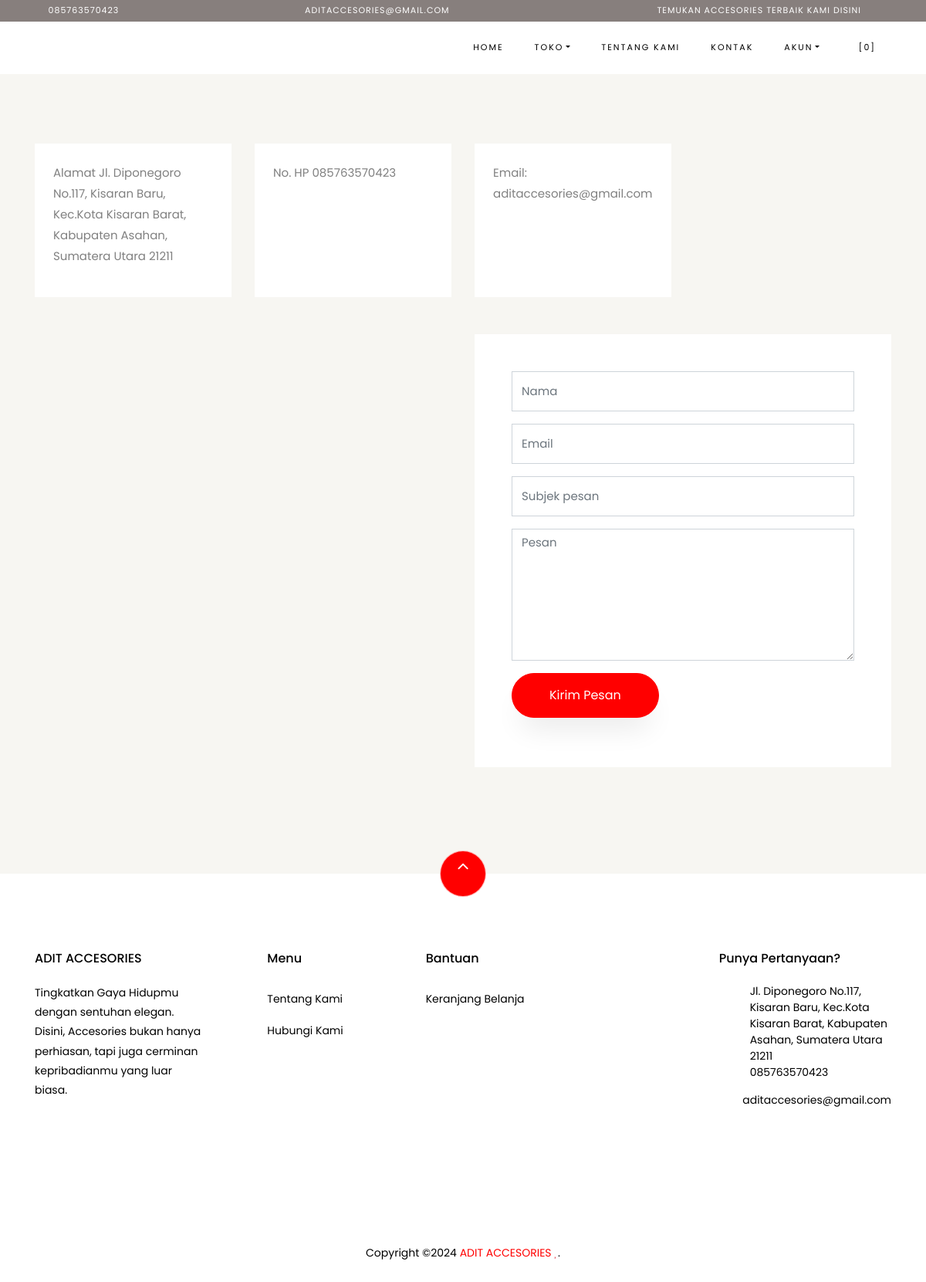
The app's page /index.php/pages/contact with its own data.
### tables this page shows
CREATE TABLE `settings` (
  `id` int(10) NOT NULL,
  `key` varchar(32) NOT NULL,
  `content` text NOT NULL
);

### application/helpers/themes_helper.php (called while the page is built, shortened)
<?php
if ( ! function_exists('get_theme_name'))
{
    function get_theme_name() {
        $current_theme = get_settings('current_theme_name');
        return ($current_theme) ? $current_theme : false;
    }
}
if ( ! function_exists('get_template_part'))
{
    function get_template_part($file_name = null, $params = array()) {
        if ($file_name !== '') {
            $current_theme = get_theme_name();
            if ( file_exists($file_location = VIEWPATH .'themes/'. $current_theme .'/'. $file_name .'.php')) {
                $CI =& get_instance();
                $CI->load->view('themes/'. $current_theme .'/'. $file_name, $params);
            }
            else {
                echo '<div>Kesalahan: berkas tema <b>'. $file_name .'.php</b> tidak ditemukan.<br>Lokasi berkas: <b>'. $file_location .'</b></div>';
            }
        }
    }
}
if ( ! function_exists('get_header'))
{
    function get_header($params = null, $section = '', $current_section = '') {
        $load_params = array();
        if ( is_null($params)) {
            $load_params['title'] = get_settings('site_name');
        }
        else if ( is_string($params)) {
            $load_params['title'] = $params;
        }
        $load_params['sidebar_section'] = $section;
        $load_params['current_section'] = $current_section;
        get_template_part('header', $load_params);
    }
}
if ( ! function_exists('get_footer'))
{
    function get_footer($params = array()) {
        get_template_part('footer', $params);
    }
}
if ( ! function_exists('get_theme_uri'))
{
    function get_theme_uri($file_name = null, $theme_name = NULL)
    {
        $theme_name = ($theme_name == NULL) ? get_theme_name() : $theme_name;
        return is_null($file_name) ? base_url('assets/themes/'. $theme_name .'/') : base_url('assets/themes/'. $theme_name .'/'. $file_name) ;
    }
}

### application/controllers/Pages.php (called while the page is built, shortened)
<?php
class Pages extends CI_Controller {
    public function contact()
    {
        $profile = user_data();
        $data['user'] = $profile;
        $data['flash'] = $this->session->flashdata('contact_flash');
        get_header(get_store_name());
        get_template_part('pages/contact', $data);
        get_footer();
    }
}

### index.php (called while the page is built, shortened)
<?php
require_once BASEPATH.'core/CodeIgniter.php';

### application/helpers/session_helper.php (called while the page is built, shortened)
<?php
if (!function_exists('init')) {
    function init()
    {
        $CI = &get_instance();
        return $CI;
    }
}
if (!function_exists('user_data')) {
    function user_data()
    {
        $CI = init();
        $user_id = get_current_user_id();
        $user_data = $CI->db->where('id', $user_id)->get('users')->row();
        return $user_data;
    }
}
if (!function_exists('session_data')) {
    function session_data()
    {
        $CI = init();
        $read_session_in_cookie = get_cookie('__ACTIVE_SESSION_DATA');
        $read_session_in_session = $CI->session->userdata('__ACTIVE_SESSION_DATA');
        if ($read_session_in_cookie) {
            $read_data = $CI->encryption->decrypt($read_session_in_cookie);
            $read_data = json_decode($read_data);
            return $read_data;
        } else if ($read_session_in_session) {
            $read_data = $CI->encryption->decrypt($read_session_in_session);
            $read_data = json_decode($read_data);
            return $read_data;
        } else {
            $default_session = new stdClass();
            $default_session->is_login = FALSE;
            $default_session->user_id = 0;
            $default_session->login_at = 0;
            $default_session->remember_me = FALSE;
            return $default_session;
        }
    }
}
if (!function_exists('is_login')) {
    function is_login()
    {
        $login_data = session_data();
        return ($login_data->is_login === TRUE);
    }
}
if (!function_exists('get_current_user_id')) {
    function get_current_user_id()
    {
        $login_data = session_data();
        return $login_data->user_id;
    }
}

### application/helpers/global_helper.php (called while the page is built, shortened)
<?php
if (!function_exists('get_settings')) {
    function get_settings($key = '')
    {
        $CI = &get_instance();
        $row = $CI->db
            ->select('content')
            ->where('key', $key)
            ->get('settings')
            ->row();
        return $row->content;
    }
}
if (!function_exists('get_store_name')) {
    function get_store_name()
    {
        return get_settings('store_name');
    }
}

### application/third_party/MX/Router.php (called while the page is built, shortened)
<?php (defined('BASEPATH')) OR exit('No direct script access allowed');
require dirname(__FILE__).'/Modules.php';
class MX_Router extends CI_Router
{
	public $module;
	public function fetch_module()
	{
		return $this->module;
	}
}

### application/third_party/MX/Modules.php (called while the page is built, shortened)
<?php (defined('BASEPATH')) OR exit('No direct script access allowed');
class Modules
{
	public static function find($file, $module, $base)
	{
		$segments = explode('/', $file);
		$file = array_pop($segments);
		$path = ltrim(implode('/', $segments).'/', '/');
		$module ? $modules[$module] = $path : $modules = array();
		return array(FALSE, $file);
	}
}

### application/views/themes/vegefoods/pages/contact.php (the view, shortened to what this page needs)
<section class="ftco-section contact-section bg-light">
  <div class="container">
      <div class="row d-flex mb-5 contact-info">
      <div class="col-md-3 d-flex">
          <div class="info bg-white p-4">
            <p><span>Alamat</span> <?php echo get_settings('store_address'); ?></p>
          </div>
      </div>
      <div class="col-md-3 d-flex">
          <div class="info bg-white p-4">
            <p><span>No. HP</span> <?php echo get_settings('store_phone_number'); ?></p>
          </div>
      </div>
      <div class="col-md-3 d-flex">
          <div class="info bg-white p-4">
            <p><span>Email:</span> <?php echo get_settings('store_email'); ?></p>
          </div>
      </div>
    </div>
    <div class="row block-9">
      <div class="col-md-6 order-md-last d-flex">
        <form action="<?php echo site_url('pages/send_message'); ?>" class="bg-white p-5 contact-form" method="POST">
          <div class="form-group">
            <input type="text" name="name" class="form-control" value="<?php echo set_value('name', (is_login() ? get_user_name() : '')); ?>" placeholder="Nama" required>
          </div>
          <div class="form-group">
            <input type="email" name="email" class="form-control" value="<?php echo set_value('email', (is_login() ? $user->email : '')); ?>" placeholder="Email" required>
          </div>
          <div class="form-group">
            <input type="text" name="subject" class="form-control" value="<?php echo set_value('subject'); ?>" placeholder="Subjek pesan" required>
          </div>
          <div class="form-group">
            <textarea name="message" id="" cols="30" rows="7" class="form-control" placeholder="Pesan" required><?php echo set_value('message'); ?></textarea>
          </div>
          <div class="form-group">
            <input type="submit" value="Kirim Pesan" class="btn btn-primary py-3 px-5">
          </div>
        </form>
      </div>
      <div class="col-md-6 d-flex">
      </div>
    </div>
  </div>
</section>

### application/views/themes/vegefoods/header.php (shortened to what this page needs)
?><!DOCTYPE html>
<html lang="en">
  <head>
    <link rel="stylesheet" href="<?php echo get_theme_uri('css/open-iconic-bootstrap.min.css'); ?>">
    <link rel="stylesheet" href="<?php echo get_theme_uri('css/animate.css'); ?>">
    <link rel="stylesheet" href="<?php echo get_theme_uri('css/owl.carousel.min.css'); ?>">
    <link rel="stylesheet" href="<?php echo get_theme_uri('css/owl.theme.default.min.css'); ?>">
    <link rel="stylesheet" href="<?php echo get_theme_uri('css/magnific-popup.css'); ?>">
    <link rel="stylesheet" href="<?php echo get_theme_uri('css/aos.css'); ?>">
	<link rel="stylesheet" href="<?php echo get_theme_uri('css/ionicons.min.css'); ?>">
	<link rel="stylesheet" href="<?php echo get_theme_uri('js/plugins/@fortawesome/fontawesome-free/css/all.min.css', 'argon'); ?>">
    <link rel="stylesheet" href="<?php echo get_theme_uri('css/bootstrap-datepicker.css'); ?>">
    <link rel="stylesheet" href="<?php echo get_theme_uri('css/jquery.timepicker.css'); ?>">
    <link rel="stylesheet" href="<?php echo get_theme_uri('css/flaticon.css'); ?>">
    <link rel="stylesheet" href="<?php echo get_theme_uri('css/icomoon.css'); ?>">
	<link rel="stylesheet" href="<?php echo get_theme_uri('css/style.css'); ?>">
	<link rel="stylesheet" href="<?php echo base_url('assets/plugins/toastr/toastr.min.css'); ?>">
  </head>
  <body class="goto-here">
		<div class="py-1 bg-krisna">
    	<div class="container">
    		<div class="row no-gutters d-flex align-items-start align-items-center px-md-0">
	    		<div class="col-lg-12 d-block">
		    		<div class="row d-flex">
		    			<div class="col-md pr-4 d-flex topper align-items-center">
					    	<div class="icon mr-2 d-flex justify-content-center align-items-center"><span class="icon-phone2"></span></div>
						    <span class="text"><?php echo get_settings('store_phone_number'); ?></span>
					    </div>
					    <div class="col-md pr-4 d-flex topper align-items-center">
					    	<div class="icon mr-2 d-flex justify-content-center align-items-center"><span class="icon-paper-plane"></span></div>
						    <span class="text"><?php echo get_settings('store_email'); ?></span>
					    </div>
					    <div class="col-md-5 pr-4 d-flex topper align-items-center text-lg-right">
						    <span class="text"><?php echo get_settings('store_tagline'); ?></span>
					    </div>
				    </div>
			    </div>
		    </div>
		  </div>
    </div>
    <nav class="navbar navbar-expand-lg navbar-dark ftco_navbar bg-dark ftco-navbar-light" id="ftco-navbar">
	    <div class="container">
	      <div class="collapse navbar-collapse" id="ftco-nav">
	        <ul class="navbar-nav ml-auto">
	          <li class="nav-item active"><a href="<?php echo base_url(); ?>" class="nav-link">Home</a></li>
	          <li class="nav-item dropdown">
              <a class="nav-link dropdown-toggle" href="#" id="dropdown04" data-toggle="dropdown" aria-haspopup="true" aria-expanded="false">Toko</a>
            </li>
	          <li class="nav-item"><a href="<?php echo site_url('pages/about'); ?>" class="nav-link">Tentang Kami</a></li>
              <li class="nav-item"><a href="<?php echo site_url('pages/contact'); ?>" class="nav-link">Kontak</a></li>
              <li class="nav-item dropdown">
              <a class="nav-link dropdown-toggle" href="#" id="dropdown05" data-toggle="dropdown" aria-haspopup="true" aria-expanded="false">Akun</a>
            </li>
	          <li class="nav-item cta cta-colored"><a href="<?php echo site_url('shop/cart'); ?>" class="nav-link"><span class="icon-shopping_cart"></span>[<span class="cart-item-total">0</span>]</a></li>
	        </ul>
	      </div>
	    </div>
	  </nav>

### application/views/themes/vegefoods/footer.php (shortened to what this page needs)
<section class="ftco-section ftco-no-pt ftco-no-pb py-5 bg-light">
    <div class="container py-4">
    </div>
  </section>
  <footer class="ftco-footer ftco-section">
    <div class="container">
        <div class="row">
            <div class="mouse">
                      <a href="#" class="mouse-icon">
                          <div class="mouse-wheel"><span class="ion-ios-arrow-up"></span></div>
                      </a>
                  </div>
        </div>
      <div class="row mb-5">
        <div class="col-md">
          <div class="ftco-footer-widget mb-4">
            <h2 class="ftco-heading-2"><?php echo get_store_name(); ?></h2>
            <p><?php echo get_settings('store_description'); ?></p>
            <ul class="ftco-footer-social list-unstyled float-md-left float-lft mt-5">
            </ul>
          </div>
        </div>
        <div class="col-md">
          <div class="ftco-footer-widget mb-4 ml-md-5">
            <h2 class="ftco-heading-2">Menu</h2>
            <ul class="list-unstyled">
              <li><a href="<?php echo site_url('pages/about'); ?>" class="py-2 d-block">Tentang Kami</a></li>
              <li><a href="<?php echo site_url('pages/contact'); ?>" class="py-2 d-block">Hubungi Kami</a></li>
            </ul>
          </div>
        </div>
        <div class="col-md-4">
           <div class="ftco-footer-widget mb-4">
            <h2 class="ftco-heading-2">Bantuan</h2>
            <div class="d-flex">
                <ul class="list-unstyled mr-l-5 pr-l-3 mr-4">
                  <li><a href="<?php echo site_url('shop/cart'); ?>" class="py-2 d-block">Keranjang Belanja</a></li>
                </ul>
              </div>
          </div>
        </div>
        <div class="col-md">
          <div class="ftco-footer-widget mb-4">
              <h2 class="ftco-heading-2">Punya Pertanyaan?</h2>
              <div class="block-23 mb-3">
                <ul>
                  <li><span class="icon icon-map-marker"></span><span class="text"><?php echo get_settings('store_address'); ?></span></li>
                  <li><a href="#"><span class="icon icon-phone"></span><span class="text"><?php echo get_settings('store_phone_number'); ?></span></a></li>
                  <li><a href="#"><span class="icon icon-envelope"></span><span class="text"><?php echo get_settings('store_email'); ?></span></a></li>
                </ul>
              </div>
          </div>
        </div>
      </div>
      <div class="row">
        <div class="col-md-12 text-center">
          <p>
                        Copyright &copy;<script>document.write(new Date().getFullYear());</script> <?php echo anchor(base_url(), get_store_name()); ?> <i class="icon-heart text-danger" aria-hidden="true"></i>.
                      </p>
        </div>
      </div>
    </div>
  </footer>
</body>
</html>

### assets/themes/vegefoods/css/icomoon.css (style rules this page uses)
[class^="icon-"], [class*=" icon-"] { font-family: 'icomoon' !important; speak: none; font-style: normal; font-weight: normal; font-variant: normal; text-transform: none; line-height: 1; -webkit-font-smoothing: antialiased; -moz-osx-font-smoothing: grayscale; }
.icon-heart:before { content: "\f004"; }
.icon-map-marker:before { content: "\f041"; }
.icon-phone:before { content: "\f095"; }
.icon-envelope:before { content: "\f0e0"; }
.icon-paper-plane:before { content: "\f1d8"; }
.icon-phone2:before { content: "\e0cd"; }
.icon-shopping_cart:before { content: "\e8cc"; }

### application/views/themes/vegefoods/header.php (style rules this page uses)
.bg-krisna { background-color:#877f7d; }

### records on screen
settings: content "085763570423"
settings: content "ADITACCESORIES@GMAIL.COM", content "aditaccesories@gmail.com"
settings: content "TEMUKAN ACCESORIES TERBAIK KAMI DISINI"
settings: content "Jl. Diponegoro No.117, Kisaran Baru, Kec.Kota Kisaran Barat, Kabupaten Asahan, Sumatera Utara 21211"
settings: content "ADIT ACCESORIES"
settings: content "Tingkatkan Gaya Hidupmu dengan sentuhan elegan. Disini, Accesories bukan hanya perhiasan, tapi juga cerminan kepribadianmu yang luar biasa."
